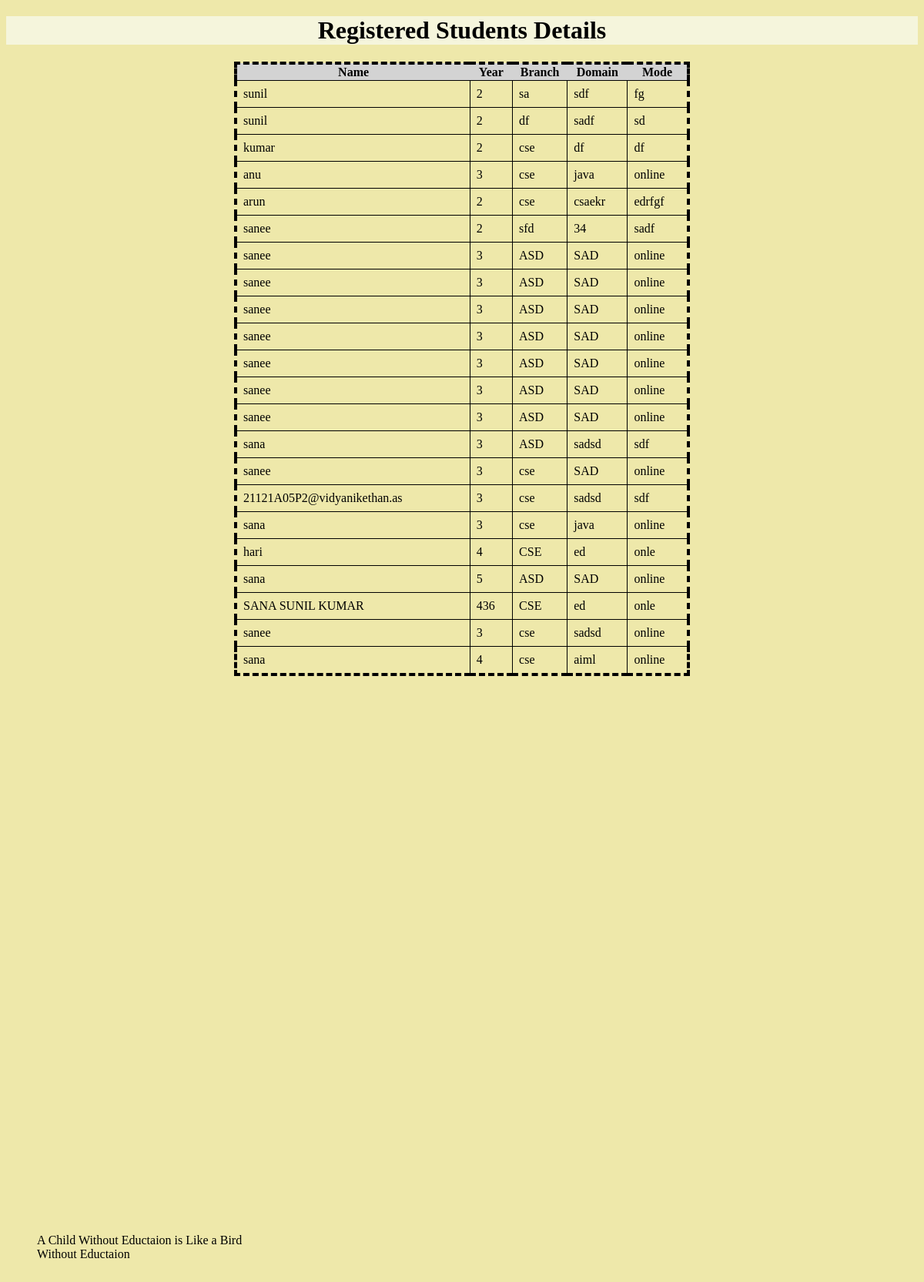
Screenshot of /3/ with the database file from the repository.
### testapp/models.py (models this page shows)
class Empmodel(models.Model):
    name=models.CharField(max_length=64)
    year=models.IntegerField()
    branch=models.CharField(max_length=10)
    domain=models.CharField(max_length=64)
    mode=models.CharField(max_length=64)

### testapp/views.py (the view)
# urls.py: path('3/',views.Empout),
def Empout(request):
    emp=Empmodel.objects.all()
    return render(request,'testapp/wow.html',{'emp':emp})

### templates/testapp/wow.html (shortened to what this page needs)
<!DOCTYPE html>
{% load static %}
<html lang="en">
<head>
    <link rel="stylesheet" href="{% static "css/2.css" %}">
</head>
<body>
    <center><h1><marquee>Registered Students Details</marquee></h1></center>
    {% if emp %}
       <table>
        <thead>
            <tr>
                <th>Name</th>
                <th>Year</th>
                <th>Branch</th>
                <th>Domain</th>
                <th>Mode</th>
            </tr>
        </thead>
            {% for i in emp %}
            <tr>
                <td>{{i.name}}</td>
                <td>{{i.year}}</td>
                <td>{{i.branch}}</td>
                <td>{{i.domain}}</td>
                <td>{{i.mode}}</td>
            </tr>
            {% endfor %}
       </table>
       <div class="B">
        A Child Without Eductaion is Like a Bird Without Eductaion
    </div>
            {% else %}
               <p>No Student Registered for the Internship</p>
            {% endif %}
</body>
</html>

### static/css/2.css (style rules this page uses)
table { border: 4px dashed black; border-collapse: collapse; width: 50%; margin: 20px auto; }
th { text-align: center; background-color: lightgray; }
td { border: 1px solid black; padding: 8px; }
h1 { color: black; background-color: beige; }
body { background-color: palegoldenrod; }
.B { position: absolute; top: 1602px; left: 4%; width: 280px; height: 250px; border-radius: 100%; color: black; }

### rows the page displays
Empmodel: name "sunil", year "2", branch "sa", domain "sdf", mode "fg"
Empmodel: name "sunil", year "2", branch "df", domain "sadf", mode "sd"
Empmodel: name "kumar", year "2", branch "cse", domain "df", mode "df"
Empmodel: name "anu", year "3", branch "cse", domain "java", mode "online"
Empmodel: name "arun", year "2", branch "cse", domain "csaekr", mode "edrfgf"
Empmodel: name "sanee", year "2", branch "sfd", domain "34", mode "sadf"
Empmodel: name "sanee", year "3", branch "ASD", domain "SAD", mode "online"
Empmodel: name "sanee", year "3", branch "ASD", domain "SAD", mode "online"
Empmodel: name "sanee", year "3", branch "ASD", domain "SAD", mode "online"
Empmodel: name "sanee", year "3", branch "ASD", domain "SAD", mode "online"
Empmodel: name "sanee", year "3", branch "ASD", domain "SAD", mode "online"
Empmodel: name "sanee", year "3", branch "ASD", domain "SAD", mode "online"
Empmodel: name "sanee", year "3", branch "ASD", domain "SAD", mode "online"
Empmodel: name "sana", year "3", branch "ASD", domain "sadsd", mode "sdf"
Empmodel: name "sanee", year "3", branch "cse", domain "SAD", mode "online"
Empmodel: name "21121A05P2@vidyanikethan.as", year "3", branch "cse", domain "sadsd", mode "sdf"
Empmodel: name "sana", year "3", branch "cse", domain "java", mode "online"
Empmodel: name "hari", year "4", branch "CSE", domain "ed", mode "onle"
Empmodel: name "sana", year "5", branch "ASD", domain "SAD", mode "online"
Empmodel: name "SANA SUNIL KUMAR", year "436", branch "CSE", domain "ed", mode "onle"
Empmodel: name "sanee", year "3", branch "cse", domain "sadsd", mode "online"
Empmodel: name "sana", year "4", branch "cse", domain "aiml", mode "online"
